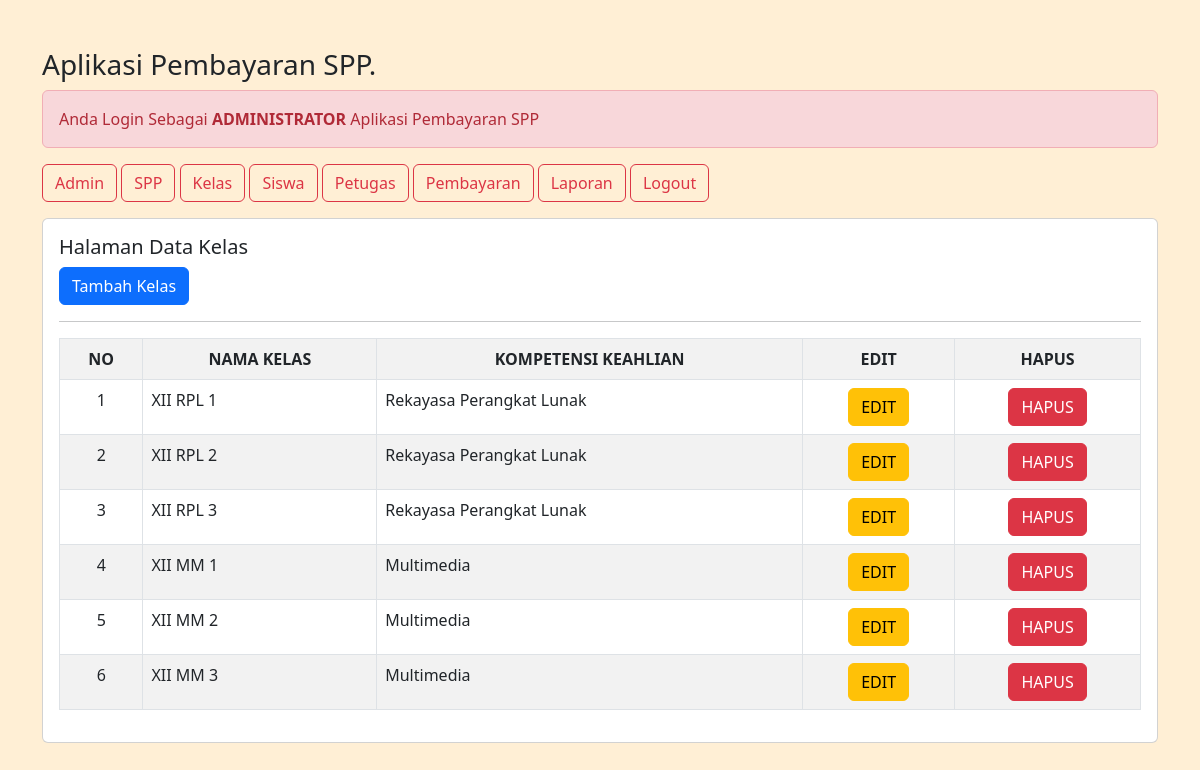
/pembayaranspp/admin/admin.php?url=kelas (signed in), run on the app's committed database.
### tables this page shows
CREATE TABLE `kelas` (
  `id_kelas` int(11) NOT NULL,
  `nama_kelas` varchar(10) NOT NULL,
  `kompetensi_keahlian` varchar(50) NOT NULL
);

### pembayaranspp/admin/kelas.php (the view)
<h5>Halaman Data Kelas</h5>
<a href="?url=tambah-kelas" class="btn btn-primary"> Tambah Kelas </a>
 <hr>
 <table class="table table-striped table-bordered">
 	<tr class="fw-bold">
 		<td align=center valign=top>NO</td>
 		<td align=center valign=top>NAMA KELAS</td>
 		<td align=center valign=top>KOMPETENSI KEAHLIAN</td>
 		<td align=center valign=top>EDIT</td>
 		<td align=center valign=top>HAPUS</td>
 	</tr>
 	<?php
	include '../koneksi.php';
	$no = 1;
	$sql = "SELECT* FROM kelas ORDER BY id_kelas DESC ";
	$query = mysqli_query($koneksi, $sql);
	foreach ($query as $data ) { ?>
	<tr>
		<td align=center><?= $no++ ?></td>
		<td><?= $data['nama_kelas'] ?></td>
		<td><?= $data['kompetensi_keahlian'] ?></td>
		<td>
			<center><a href="?url=edit-kelas&id_kelas=<?= $data ['id_kelas'] ?>" class = "btn btn-warning">EDIT</a></center>
		</td>
		<td>
			<center><a onclick="return confirm('Apakah Anda Yakin Ingin Menghapus Data?')"href="?url=hapus-kelas&id_kelas=<?= $data ['id_kelas'] ?>" class = "btn btn-danger">HAPUS</a></center>
		</td>
	</tr>
	<?php } ?>
 </table>

### pembayaranspp/admin/admin.php (shortened to what this page needs)
<!DOCTYPE html>
<html>
<head>
	<link href="../css/bootstrap.min.css" rel="stylesheet">
</head>
<body style="background-color: #FFEFD5">
	<div class="container mt-5" >
		<h3>Aplikasi Pembayaran SPP.</h3>
		<div class="alert alert-danger " >
			Anda Login Sebagai <b>ADMINISTRATOR</b> Aplikasi Pembayaran SPP
		</div>
		<div class="col-md-10">
        <a href="admin.php"class="btn btn-outline-danger"> Admin </a>
				<a href="admin.php?url=spp"class="btn btn-outline-danger"> SPP </a>
				<a href="admin.php?url=kelas"class="btn btn-outline-danger"> Kelas </a>
				<a href="admin.php?url=siswa"class="btn btn-outline-danger"> Siswa </a>
				<a href="admin.php?url=petugas"class="btn btn-outline-danger"> Petugas </a>
				<a href="admin.php?url=pembayaran"class="btn btn-outline-danger"> Pembayaran </a>
				<a href="admin.php?url=laporan"class="btn btn-outline-danger"> Laporan </a>
				<a href="admin.php?url=logout"class="btn btn-outline-danger"> Logout </a>
     </div>
		<div class="card mt-3 ">
			<div class="card-body">
				<?php
				$file = @$_GET['url'];
				if(empty($file)){
					echo "<h4>Selamat Datang di Halaman Administrator</h4>";
					echo "Aplikasi Pembayaran SPP digunakan untuk mempermudah dalam mencatat pembayaran siswa/siswi disekolah";
				}
				else{
					include $file.'.php';
				}
				?>
			</div>
		</div>
	</div>
</body>
</html>

### data on the page
kelas: nama_kelas "XII RPL 1", kompetensi_keahlian "Rekayasa Perangkat Lunak"
kelas: nama_kelas "XII RPL 2", kompetensi_keahlian "Rekayasa Perangkat Lunak"
kelas: nama_kelas "XII RPL 3", kompetensi_keahlian "Rekayasa Perangkat Lunak"
kelas: nama_kelas "XII MM 1", kompetensi_keahlian "Multimedia"
kelas: nama_kelas "XII MM 2", kompetensi_keahlian "Multimedia"
kelas: nama_kelas "XII MM 3", kompetensi_keahlian "Multimedia"
